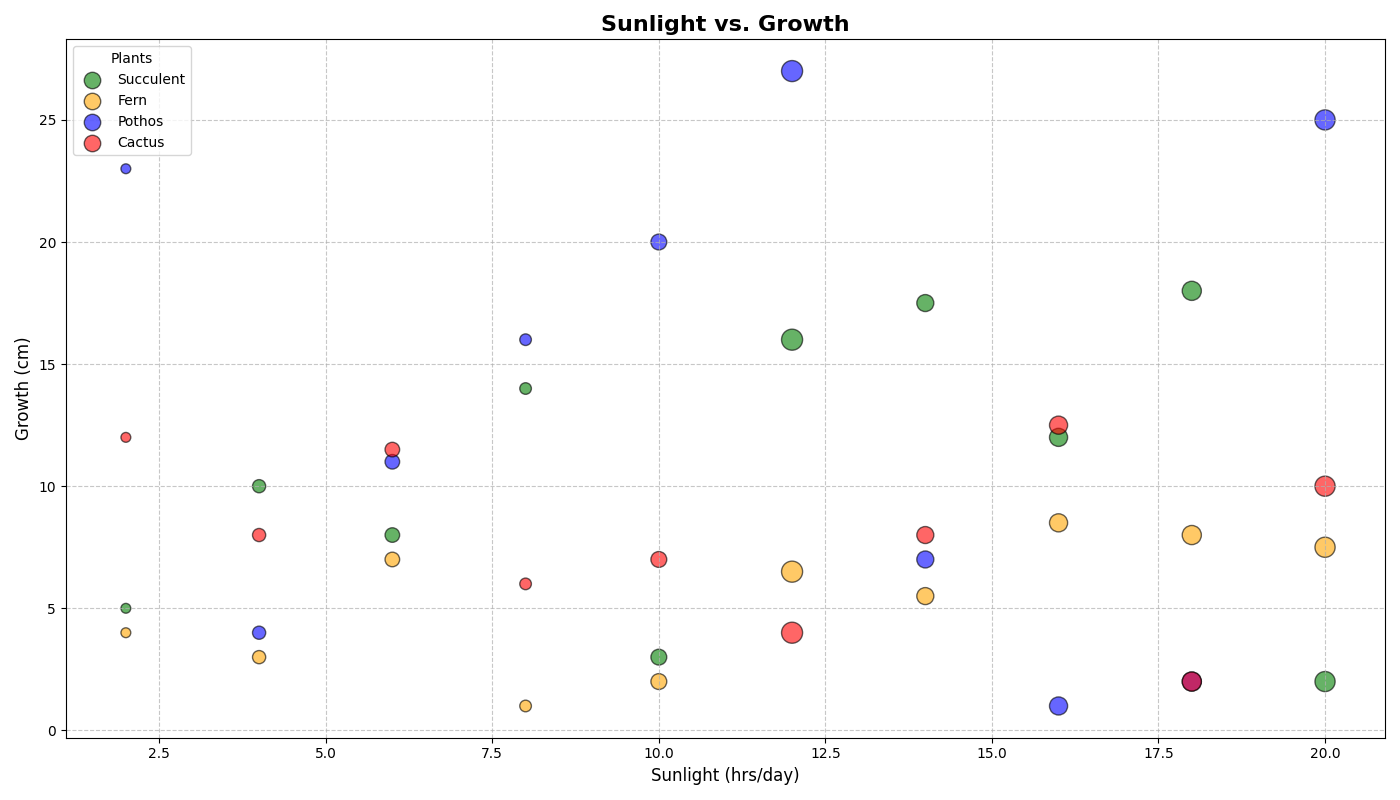

Source code (Python):
import matplotlib.pyplot as plt
import numpy as np

# Plant Growth Data
sunlight = np.array([2, 4, 6, 8, 10, 12, 14, 16, 18, 20])
succulent_growth = np.array([5, 10, 8, 14, 3, 16, 17.5, 12, 18, 2])
fern_growth = np.array([4, 3, 7, 1, 2, 6.5, 5.5, 8.5, 8, 7.5])
pothos_growth = np.array([23, 4, 11, 16, 20, 27, 7, 1, 2, 25])
cactus_growth = np.array([12, 8, 11.5, 6, 7, 4, 8, 12.5, 2, 10])

sizes = np.array([50, 90, 110, 70, 130, 230, 150, 170, 190, 210])

plt.figure(figsize=(14, 8))

plt.scatter(sunlight, succulent_growth, s=sizes, c='green', alpha=0.6, edgecolor='k', label='Succulent')
plt.scatter(sunlight, fern_growth, s=sizes, c='orange', alpha=0.6, edgecolor='k', label='Fern')
plt.scatter(sunlight, pothos_growth, s=sizes, c='blue', alpha=0.6, edgecolor='k', label='Pothos')
plt.scatter(sunlight, cactus_growth, s=sizes, c='red', alpha=0.6, edgecolor='k', label='Cactus')

plt.title('Sunlight vs. Growth', fontsize=16, fontweight='bold')
plt.xlabel('Sunlight (hrs/day)', fontsize=12)
plt.ylabel('Growth (cm)', fontsize=12)

plt.legend(title="Plants", loc='upper left', fontsize=10)
plt.grid(True, linestyle='--', alpha=0.7)
plt.tight_layout()

plt.show()
